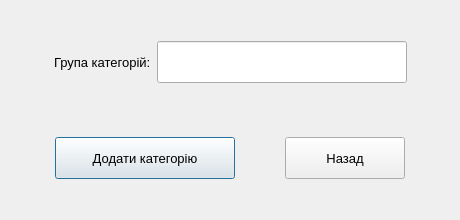
<?xml version="1.0" encoding="UTF-8"?>
<ui version="4.0">
 <class>Add_goods_group</class>
 <widget class="QDialog" name="Add_goods_group">
  <property name="geometry">
   <rect>
    <x>0</x>
    <y>0</y>
    <width>460</width>
    <height>220</height>
   </rect>
  </property>
  <property name="minimumSize">
   <size>
    <width>460</width>
    <height>220</height>
   </size>
  </property>
  <property name="maximumSize">
   <size>
    <width>460</width>
    <height>220</height>
   </size>
  </property>
  <property name="windowTitle">
   <string>Dialog</string>
  </property>
  <layout class="QVBoxLayout" name="verticalLayout">
   <item>
    <widget class="QLabel" name="label_3">
     <property name="text">
      <string/>
     </property>
    </widget>
   </item>
   <item>
    <layout class="QHBoxLayout" name="horizontalLayout_2">
     <item>
      <widget class="QLabel" name="label">
       <property name="text">
        <string/>
       </property>
      </widget>
     </item>
     <item>
      <widget class="QLabel" name="groupCategoryLabel">
       <property name="font">
        <font>
         <pointsize>10</pointsize>
        </font>
       </property>
       <property name="text">
        <string>Група категорій:</string>
       </property>
      </widget>
     </item>
     <item>
      <widget class="QLineEdit" name="groupCategoryLineEdit">
       <property name="minimumSize">
        <size>
         <width>0</width>
         <height>42</height>
        </size>
       </property>
       <property name="maximumSize">
        <size>
         <width>250</width>
         <height>16777215</height>
        </size>
       </property>
       <property name="font">
        <font>
         <pointsize>10</pointsize>
        </font>
       </property>
      </widget>
     </item>
     <item>
      <widget class="QLabel" name="label_2">
       <property name="text">
        <string/>
       </property>
      </widget>
     </item>
    </layout>
   </item>
   <item>
    <layout class="QHBoxLayout" name="horizontalLayout_3">
     <item>
      <widget class="QLabel" name="label_9">
       <property name="maximumSize">
        <size>
         <width>2</width>
         <height>42</height>
        </size>
       </property>
       <property name="text">
        <string/>
       </property>
      </widget>
     </item>
     <item>
      <widget class="QLabel" name="errorMessageLabel">
       <property name="minimumSize">
        <size>
         <width>0</width>
         <height>42</height>
        </size>
       </property>
       <property name="maximumSize">
        <size>
         <width>16777215</width>
         <height>42</height>
        </size>
       </property>
       <property name="font">
        <font>
         <pointsize>10</pointsize>
        </font>
       </property>
       <property name="styleSheet">
        <string notr="true">color: red;</string>
       </property>
       <property name="text">
        <string/>
       </property>
       <property name="alignment">
        <set>Qt::AlignCenter</set>
       </property>
      </widget>
     </item>
     <item>
      <widget class="QLabel" name="label_8">
       <property name="maximumSize">
        <size>
         <width>2</width>
         <height>42</height>
        </size>
       </property>
       <property name="text">
        <string/>
       </property>
      </widget>
     </item>
    </layout>
   </item>
   <item>
    <layout class="QHBoxLayout" name="horizontalLayout">
     <item>
      <widget class="QLabel" name="label_4">
       <property name="text">
        <string/>
       </property>
      </widget>
     </item>
     <item>
      <widget class="QPushButton" name="addGroupCategoryPushButton">
       <property name="minimumSize">
        <size>
         <width>180</width>
         <height>42</height>
        </size>
       </property>
       <property name="maximumSize">
        <size>
         <width>16777215</width>
         <height>42</height>
        </size>
       </property>
       <property name="font">
        <font>
         <pointsize>10</pointsize>
        </font>
       </property>
       <property name="styleSheet">
        <string notr="true">padding: 7px;</string>
       </property>
       <property name="text">
        <string>Додати категорію</string>
       </property>
      </widget>
     </item>
     <item>
      <widget class="QLabel" name="label_5">
       <property name="text">
        <string/>
       </property>
      </widget>
     </item>
     <item>
      <widget class="QPushButton" name="backPushButton">
       <property name="minimumSize">
        <size>
         <width>120</width>
         <height>42</height>
        </size>
       </property>
       <property name="maximumSize">
        <size>
         <width>16777215</width>
         <height>42</height>
        </size>
       </property>
       <property name="font">
        <font>
         <pointsize>10</pointsize>
        </font>
       </property>
       <property name="styleSheet">
        <string notr="true">padding: 7px;
</string>
       </property>
       <property name="text">
        <string>Назад</string>
       </property>
      </widget>
     </item>
     <item>
      <widget class="QLabel" name="label_6">
       <property name="text">
        <string/>
       </property>
      </widget>
     </item>
    </layout>
   </item>
   <item>
    <widget class="QLabel" name="label_7">
     <property name="text">
      <string/>
     </property>
    </widget>
   </item>
  </layout>
 </widget>
 <resources/>
 <connections/>
</ui>
